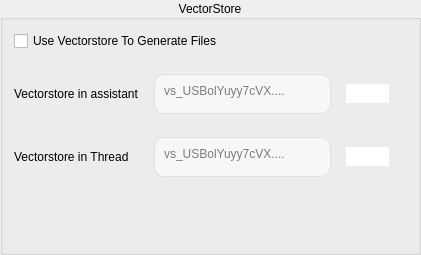
             <widget class="QGroupBox" name="groupBox">
              <property name="title">
               <string>VectorStore</string>
              </property>
              <property name="alignment">
               <set>Qt::AlignCenter</set>
              </property>
              <layout class="QGridLayout" name="gridLayout_12">
               <item row="0" column="0">
                <layout class="QGridLayout" name="gridLayout_11">
                 <property name="rightMargin">
                  <number>18</number>
                 </property>
                 <property name="horizontalSpacing">
                  <number>15</number>
                 </property>
                 <property name="verticalSpacing">
                  <number>23</number>
                 </property>
                 <item row="1" column="0">
                  <widget class="QLabel" name="label_9">
                   <property name="sizePolicy">
                    <sizepolicy hsizetype="Preferred" vsizetype="Preferred">
                     <horstretch>0</horstretch>
                     <verstretch>0</verstretch>
                    </sizepolicy>
                   </property>
                   <property name="text">
                    <string>Vectorstore in assistant</string>
                   </property>
                  </widget>
                 </item>
                 <item row="2" column="1">
                  <widget class="QTextEdit" name="VectorstoreinThread">
                   <property name="sizePolicy">
                    <sizepolicy hsizetype="Fixed" vsizetype="Fixed">
                     <horstretch>0</horstretch>
                     <verstretch>0</verstretch>
                    </sizepolicy>
                   </property>
                   <property name="minimumSize">
                    <size>
                     <width>177</width>
                     <height>40</height>
                    </size>
                   </property>
                   <property name="maximumSize">
                    <size>
                     <width>177</width>
                     <height>40</height>
                    </size>
                   </property>
                   <property name="styleSheet">
                    <string notr="true">            QTextEdit {
                border: 1px solid #E0E0E0;
                padding: 5px;
                border-radius: 10px;
                background-color: #F7F7F7;
                color: black;  /* Cor do texto alterada para preto */
            }</string>
                   </property>
                   <property name="placeholderText">
                    <string>vs_USBolYuyy7cVX....</string>
                   </property>
                  </widget>
                 </item>
                 <item row="2" column="2">
                  <widget class="QPushButton" name="VectorstoreinThreadByUser">
                   <property name="sizePolicy">
                    <sizepolicy hsizetype="Fixed" vsizetype="Fixed">
                     <horstretch>0</horstretch>
                     <verstretch>0</verstretch>
                    </sizepolicy>
                   </property>
                   <property name="styleSheet">
                    <string notr="true">            QPushButton {
                background-color: white;

                border-radius: 13px;  /* Borda arredondada (círculo) */
                color: black;  /* Cor do texto alterada para preto */
                font-size: 16px;  /* Ajuste do tamanho do ícone */
            }
</string>
                   </property>
                   <property name="text">
                    <string />
                   </property>
                   <property name="icon">
                    <iconset resource="../Qss/icons/_icons.qrc">
                     <normaloff>:/material_design/icons/material_design/library_add.png</normaloff>:/material_design/icons/material_design/library_add.png</iconset>
                   </property>
                   <property name="iconSize">
                    <size>
                     <width>23</width>
                     <height>27</height>
                    </size>
                   </property>
                  </widget>
                 </item>
                 <item row="2" column="0">
                  <widget class="QLabel" name="label_10">
                   <property name="text">
                    <string>Vectorstore in Thread</string>
                   </property>
                  </widget>
                 </item>
                 <item row="1" column="1">
                  <widget class="QTextEdit" name="Vectorstoreinassistant">
                   <property name="sizePolicy">
                    <sizepolicy hsizetype="Fixed" vsizetype="Fixed">
                     <horstretch>0</horstretch>
                     <verstretch>0</verstretch>
                    </sizepolicy>
                   </property>
                   <property name="minimumSize">
                    <size>
                     <width>177</width>
                     <height>40</height>
                    </size>
                   </property>
                   <property name="maximumSize">
                    <size>
                     <width>177</width>
                     <height>40</height>
                    </size>
                   </property>
                   <property name="styleSheet">
                    <string notr="true">            QTextEdit {
                border: 1px solid #E0E0E0;
                padding: 5px;
                border-radius: 10px;
                background-color: #F7F7F7;
                color: black;  /* Cor do texto alterada para preto */
            }</string>
                   </property>
                   <property name="placeholderText">
                    <string>vs_USBolYuyy7cVX....</string>
                   </property>
                  </widget>
                 </item>
                 <item row="0" column="0" colspan="3">
                  <widget class="QCustomCheckBox" name="UseVectorstoreToGenerateFiles">
                   <property name="text">
                    <string>Use Vectorstore To Generate Files</string>
                   </property>
                  </widget>
                 </item>
                 <item row="3" column="1">
                  <spacer name="verticalSpacer_2">
                   <property name="orientation">
                    <enum>Qt::Vertical</enum>
                   </property>
                   <property name="sizeType">
                    <enum>QSizePolicy::Fixed</enum>
                   </property>
                   <property name="sizeHint" stdset="0">
                    <size>
                     <width>26</width>
                     <height>64</height>
                    </size>
                   </property>
                  </spacer>
                 </item>
                 <item row="1" column="2">
                  <widget class="QPushButton" name="VectorstoreinassistantByUser">
                   <property name="sizePolicy">
                    <sizepolicy hsizetype="Fixed" vsizetype="Fixed">
                     <horstretch>0</horstretch>
                     <verstretch>0</verstretch>
                    </sizepolicy>
                   </property>
                   <property name="styleSheet">
                    <string notr="true">            QPushButton {
                background-color: white;

                border-radius: 13px;  /* Borda arredondada (círculo) */
                color: black;  /* Cor do texto alterada para preto */
                font-size: 16px;  /* Ajuste do tamanho do ícone */
            }
</string>
                   </property>
                   <property name="text">
                    <string />
                   </property>
                   <property name="icon">
                    <iconset resource="../Qss/icons/_icons.qrc">
                     <normaloff>:/material_design/icons/material_design/library_add.png</normaloff>:/material_design/icons/material_design/library_add.png</iconset>
                   </property>
                   <property name="iconSize">
                    <size>
                     <width>23</width>
                     <height>27</height>
                    </size>
                   </property>
                  </widget>
                 </item>
                </layout>
               </item>
              </layout>
             </widget>
